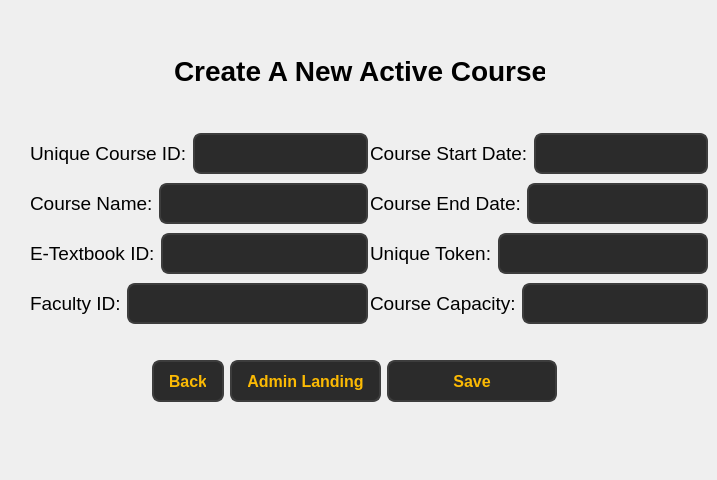
<?xml version="1.0" encoding="UTF-8"?>
<ui version="4.0">
 <class>Form</class>
 <widget class="QWidget" name="Form">
  <property name="geometry">
   <rect>
    <x>0</x>
    <y>0</y>
    <width>717</width>
    <height>480</height>
   </rect>
  </property>
  <property name="windowTitle">
   <string>Form</string>
  </property>
  <widget class="QLabel" name="label">
   <property name="geometry">
    <rect>
     <x>174</x>
     <y>50</y>
     <width>371</width>
     <height>41</height>
    </rect>
   </property>
   <property name="font">
    <font>
     <pointsize>21</pointsize>
     <bold>true</bold>
    </font>
   </property>
   <property name="text">
    <string>Create A New Active Course</string>
   </property>
  </widget>
  <widget class="QPushButton" name="pushButton_2">
   <property name="geometry">
    <rect>
     <x>230</x>
     <y>360</y>
     <width>151</width>
     <height>42</height>
    </rect>
   </property>
   <property name="styleSheet">
    <string notr="true">QPushButton {
        background-color: #2b2b2b;  
        color: #fcba03;              
        border: 2px solid #3d3d3d;      
        border-radius: 8px;          
        padding: 8px 16px;            
        font-size: 16px;            
        font-weight: bold;
    
    }

    QPushButton:hover {
        background-color: #fcba03;
		 color: #000000;
        border: 2px solid #5a5a5a;    
    }

    QPushButton:pressed {
        background-color: #1a1a1a;      
        border: 2px solid #2b2b2b;      
    }</string>
   </property>
   <property name="text">
    <string>Admin Landing</string>
   </property>
  </widget>
  <widget class="QPushButton" name="pushButton">
   <property name="geometry">
    <rect>
     <x>387</x>
     <y>360</y>
     <width>170</width>
     <height>42</height>
    </rect>
   </property>
   <property name="styleSheet">
    <string notr="true">QPushButton {
        background-color: #2b2b2b;  
        color: #fcba03;              
        border: 2px solid #3d3d3d;      
        border-radius: 8px;          
        padding: 8px 16px;            
        font-size: 16px;            
        font-weight: bold;
    
    }

    QPushButton:hover {
        background-color: #fcba03;
		 color: #000000;
        border: 2px solid #5a5a5a;    
    }

    QPushButton:pressed {
        background-color: #1a1a1a;      
        border: 2px solid #2b2b2b;      
    }</string>
   </property>
   <property name="text">
    <string>Save</string>
   </property>
  </widget>
  <widget class="QPushButton" name="pushButton_back">
   <property name="geometry">
    <rect>
     <x>152</x>
     <y>360</y>
     <width>72</width>
     <height>42</height>
    </rect>
   </property>
   <property name="styleSheet">
    <string notr="true">QPushButton {
        background-color: #2b2b2b;  
        color: #fcba03;              
        border: 2px solid #3d3d3d;      
        border-radius: 8px;          
        padding: 8px 16px;            
        font-size: 16px;            
        font-weight: bold;
    
    }

    QPushButton:hover {
        background-color: #fcba03;
		 color: #000000;
        border: 2px solid #5a5a5a;    
    }

    QPushButton:pressed {
        background-color: #1a1a1a;      
        border: 2px solid #2b2b2b;      
    }</string>
   </property>
   <property name="text">
    <string>Back</string>
   </property>
  </widget>
  <widget class="QWidget" name="layoutWidget">
   <property name="geometry">
    <rect>
     <x>370</x>
     <y>130</y>
     <width>338</width>
     <height>200</height>
    </rect>
   </property>
   <layout class="QVBoxLayout" name="verticalLayout">
    <item>
     <layout class="QHBoxLayout" name="horizontalLayout_4">
      <item>
       <widget class="QLabel" name="label_8">
        <property name="font">
         <font>
          <pointsize>14</pointsize>
         </font>
        </property>
        <property name="text">
         <string>Course Start Date:</string>
        </property>
       </widget>
      </item>
      <item>
       <widget class="QLineEdit" name="lineEdit_6">
        <property name="styleSheet">
         <string notr="true">QLineEdit {
        background-color: #2b2b2b;  /* Dark background */
        color: #fcba03;  /* Text color */
        border: 2px solid #3d3d3d;  /* Border color */
        border-radius: 8px;  /* Rounded corners */
        padding: 8px;  /* Padding inside the input field */
        font-size: 16px;  /* Font size */
        font-weight: bold;  /* Bold font */
    }

    QLineEdit:hover {
        background-color: #3d3d3d;  /* Background when hovered */
        border: 2px solid #fcba03;  /* Border color when hovered */
    }

    QLineEdit:focus {
        background-color: #1a1a1a;  /* Background when focused */
        border: 2px solid #fcba03;  /* Border color when focused */
        color: #ffffff;  /* Text color when focused */
    }</string>
        </property>
       </widget>
      </item>
     </layout>
    </item>
    <item>
     <layout class="QHBoxLayout" name="horizontalLayout_3">
      <item>
       <widget class="QLabel" name="label_7">
        <property name="font">
         <font>
          <pointsize>14</pointsize>
         </font>
        </property>
        <property name="text">
         <string>Course End Date:</string>
        </property>
       </widget>
      </item>
      <item>
       <widget class="QLineEdit" name="lineEdit_7">
        <property name="styleSheet">
         <string notr="true">QLineEdit {
        background-color: #2b2b2b;  /* Dark background */
        color: #fcba03;  /* Text color */
        border: 2px solid #3d3d3d;  /* Border color */
        border-radius: 8px;  /* Rounded corners */
        padding: 8px;  /* Padding inside the input field */
        font-size: 16px;  /* Font size */
        font-weight: bold;  /* Bold font */
    }

    QLineEdit:hover {
        background-color: #3d3d3d;  /* Background when hovered */
        border: 2px solid #fcba03;  /* Border color when hovered */
    }

    QLineEdit:focus {
        background-color: #1a1a1a;  /* Background when focused */
        border: 2px solid #fcba03;  /* Border color when focused */
        color: #ffffff;  /* Text color when focused */
    }</string>
        </property>
       </widget>
      </item>
     </layout>
    </item>
    <item>
     <layout class="QHBoxLayout" name="horizontalLayout_2">
      <item>
       <widget class="QLabel" name="label_9">
        <property name="font">
         <font>
          <pointsize>14</pointsize>
         </font>
        </property>
        <property name="text">
         <string>Unique Token:</string>
        </property>
       </widget>
      </item>
      <item>
       <widget class="QLineEdit" name="lineEdit_8">
        <property name="styleSheet">
         <string notr="true">QLineEdit {
        background-color: #2b2b2b;  /* Dark background */
        color: #fcba03;  /* Text color */
        border: 2px solid #3d3d3d;  /* Border color */
        border-radius: 8px;  /* Rounded corners */
        padding: 8px;  /* Padding inside the input field */
        font-size: 16px;  /* Font size */
        font-weight: bold;  /* Bold font */
    }

    QLineEdit:hover {
        background-color: #3d3d3d;  /* Background when hovered */
        border: 2px solid #fcba03;  /* Border color when hovered */
    }

    QLineEdit:focus {
        background-color: #1a1a1a;  /* Background when focused */
        border: 2px solid #fcba03;  /* Border color when focused */
        color: #ffffff;  /* Text color when focused */
    }</string>
        </property>
       </widget>
      </item>
     </layout>
    </item>
    <item>
     <layout class="QHBoxLayout" name="horizontalLayout">
      <item>
       <widget class="QLabel" name="label_11">
        <property name="font">
         <font>
          <pointsize>14</pointsize>
         </font>
        </property>
        <property name="text">
         <string>Course Capacity:</string>
        </property>
       </widget>
      </item>
      <item>
       <widget class="QLineEdit" name="lineEdit_9">
        <property name="styleSheet">
         <string notr="true">QLineEdit {
        background-color: #2b2b2b;  /* Dark background */
        color: #fcba03;  /* Text color */
        border: 2px solid #3d3d3d;  /* Border color */
        border-radius: 8px;  /* Rounded corners */
        padding: 8px;  /* Padding inside the input field */
        font-size: 16px;  /* Font size */
        font-weight: bold;  /* Bold font */
    }

    QLineEdit:hover {
        background-color: #3d3d3d;  /* Background when hovered */
        border: 2px solid #fcba03;  /* Border color when hovered */
    }

    QLineEdit:focus {
        background-color: #1a1a1a;  /* Background when focused */
        border: 2px solid #fcba03;  /* Border color when focused */
        color: #ffffff;  /* Text color when focused */
    }</string>
        </property>
       </widget>
      </item>
     </layout>
    </item>
   </layout>
  </widget>
  <widget class="QWidget" name="layoutWidget">
   <property name="geometry">
    <rect>
     <x>30</x>
     <y>130</y>
     <width>338</width>
     <height>200</height>
    </rect>
   </property>
   <layout class="QVBoxLayout" name="verticalLayout_2">
    <item>
     <layout class="QHBoxLayout" name="horizontalLayout_8">
      <item>
       <widget class="QLabel" name="label_4">
        <property name="font">
         <font>
          <pointsize>14</pointsize>
         </font>
        </property>
        <property name="text">
         <string>Unique Course ID:</string>
        </property>
       </widget>
      </item>
      <item>
       <widget class="QLineEdit" name="lineEdit_3">
        <property name="styleSheet">
         <string notr="true">QLineEdit {
        background-color: #2b2b2b;  /* Dark background */
        color: #fcba03;  /* Text color */
        border: 2px solid #3d3d3d;  /* Border color */
        border-radius: 8px;  /* Rounded corners */
        padding: 8px;  /* Padding inside the input field */
        font-size: 16px;  /* Font size */
        font-weight: bold;  /* Bold font */
    }

    QLineEdit:hover {
        background-color: #3d3d3d;  /* Background when hovered */
        border: 2px solid #fcba03;  /* Border color when hovered */
    }

    QLineEdit:focus {
        background-color: #1a1a1a;  /* Background when focused */
        border: 2px solid #fcba03;  /* Border color when focused */
        color: #ffffff;  /* Text color when focused */
    }</string>
        </property>
       </widget>
      </item>
     </layout>
    </item>
    <item>
     <layout class="QHBoxLayout" name="horizontalLayout_7">
      <item>
       <widget class="QLabel" name="label_5">
        <property name="font">
         <font>
          <pointsize>14</pointsize>
         </font>
        </property>
        <property name="text">
         <string>Course Name:</string>
        </property>
       </widget>
      </item>
      <item>
       <widget class="QLineEdit" name="lineEdit_4">
        <property name="styleSheet">
         <string notr="true">QLineEdit {
        background-color: #2b2b2b;  /* Dark background */
        color: #fcba03;  /* Text color */
        border: 2px solid #3d3d3d;  /* Border color */
        border-radius: 8px;  /* Rounded corners */
        padding: 8px;  /* Padding inside the input field */
        font-size: 16px;  /* Font size */
        font-weight: bold;  /* Bold font */
    }

    QLineEdit:hover {
        background-color: #3d3d3d;  /* Background when hovered */
        border: 2px solid #fcba03;  /* Border color when hovered */
    }

    QLineEdit:focus {
        background-color: #1a1a1a;  /* Background when focused */
        border: 2px solid #fcba03;  /* Border color when focused */
        color: #ffffff;  /* Text color when focused */
    }</string>
        </property>
       </widget>
      </item>
     </layout>
    </item>
    <item>
     <layout class="QHBoxLayout" name="horizontalLayout_6">
      <item>
       <widget class="QLabel" name="label_6">
        <property name="font">
         <font>
          <pointsize>14</pointsize>
         </font>
        </property>
        <property name="text">
         <string>E-Textbook ID:</string>
        </property>
       </widget>
      </item>
      <item>
       <widget class="QLineEdit" name="lineEdit_5">
        <property name="styleSheet">
         <string notr="true">QLineEdit {
        background-color: #2b2b2b;  /* Dark background */
        color: #fcba03;  /* Text color */
        border: 2px solid #3d3d3d;  /* Border color */
        border-radius: 8px;  /* Rounded corners */
        padding: 8px;  /* Padding inside the input field */
        font-size: 16px;  /* Font size */
        font-weight: bold;  /* Bold font */
    }

    QLineEdit:hover {
        background-color: #3d3d3d;  /* Background when hovered */
        border: 2px solid #fcba03;  /* Border color when hovered */
    }

    QLineEdit:focus {
        background-color: #1a1a1a;  /* Background when focused */
        border: 2px solid #fcba03;  /* Border color when focused */
        color: #ffffff;  /* Text color when focused */
    }</string>
        </property>
       </widget>
      </item>
     </layout>
    </item>
    <item>
     <layout class="QHBoxLayout" name="horizontalLayout_5">
      <item>
       <widget class="QLabel" name="label_10">
        <property name="font">
         <font>
          <pointsize>14</pointsize>
         </font>
        </property>
        <property name="text">
         <string>Faculty ID:</string>
        </property>
       </widget>
      </item>
      <item>
       <widget class="QLineEdit" name="lineEdit_10">
        <property name="styleSheet">
         <string notr="true">QLineEdit {
        background-color: #2b2b2b;  /* Dark background */
        color: #fcba03;  /* Text color */
        border: 2px solid #3d3d3d;  /* Border color */
        border-radius: 8px;  /* Rounded corners */
        padding: 8px;  /* Padding inside the input field */
        font-size: 16px;  /* Font size */
        font-weight: bold;  /* Bold font */
    }

    QLineEdit:hover {
        background-color: #3d3d3d;  /* Background when hovered */
        border: 2px solid #fcba03;  /* Border color when hovered */
    }

    QLineEdit:focus {
        background-color: #1a1a1a;  /* Background when focused */
        border: 2px solid #fcba03;  /* Border color when focused */
        color: #ffffff;  /* Text color when focused */
    }</string>
        </property>
       </widget>
      </item>
     </layout>
    </item>
   </layout>
  </widget>
 </widget>
 <resources/>
 <connections/>
</ui>
